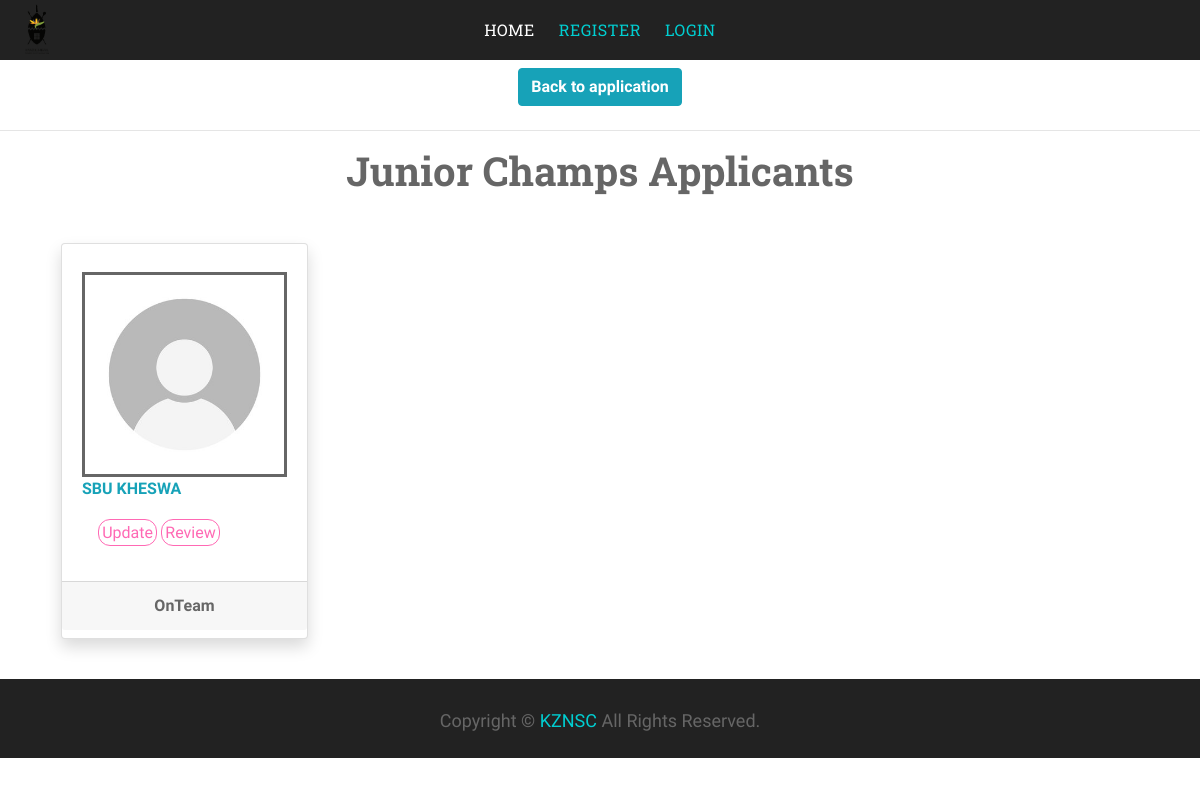
/Applcants/1, run on the app's committed database.
### MyApp/models.py (models this page shows)
class Application(models.Model):
    ApplicationId = models.AutoField(primary_key=True)
    Committee = models.ForeignKey(CommitteeMember,blank=True,null=True,on_delete=models.DO_NOTHING)
    user = models.ForeignKey(User,blank=True,null=True,on_delete=models.CASCADE)
    Federation = models.ForeignKey(Federation,blank=True,null=True,on_delete=models.CASCADE)
    EventName = models.CharField(max_length=255)
    StartDate = models.DateTimeField(max_length=255)
    EndDate = models.DateTimeField(max_length=255)
    HostCity = models.CharField(max_length=255)
    HostProvince =models.CharField(max_length=255)
    ReportSubmitAgreement = models.BooleanField(default=False)
    NumberOfTeam = models.IntegerField(default=0)
    MethodOfSelection = models.CharField(max_length=255)
    SelectionApprovedDate = models.DateField(max_length=255)
    TravelDateTime = models.DateTimeField(max_length=255)
    CodeOfConductAcceped = models.BooleanField(default=False)
    AcceptanceOfTeamAppointment = models.CharField(max_length=300, default='NotProvided')
    EventInvitation  = models.CharField(max_length=300, default='NotProvided')
    ApplicationDate  = models.DateTimeField(default=datetime.now())
    Step = models.CharField(max_length=255, default='start')
    ApplicationStatus = models.CharField(max_length=255, default='Oncreate')
    isHistory = models.BooleanField(default=False)
    DateCreated = models.DateTimeField(default=datetime.now())
    DeclineReason = models.TextField(blank=True, null=True)
    CancelReason = models.TextField(blank=True, null=True)
    is_App_taking = models.BooleanField(default = False)
    ApplicantsClosingDate = models.DateTimeField(default=datetime.now())
    LateAppMotivation = models.TextField(max_length=255)
    ApparelLetters = models.CharField(max_length=300, blank=True, null=True)
    is_lateApplication = models.BooleanField(default=False)

class ApplicantApplication(models.Model):
    ApplicantApplicationId = models.AutoField(primary_key=True, blank=False, null=False)
    Application = models.ForeignKey(Application,blank=True,null=True,on_delete=models.CASCADE)
    SportsPerson = models.ForeignKey(SportsPerson,blank=True,null=True,on_delete=models.CASCADE)
    is_terms_accepted = models.BooleanField(default  = False)
    is_deleted = models.BooleanField(default=False)
    RepresatativeType = models.CharField(max_length=50, default='Athlete')
    RepresatativeLevel = models.CharField(max_length=50, default='Junior')
    status = models.CharField(max_length= 30, default="OnCreate")
    declineReason = models.TextField(blank=True, null=True)

class SportsPerson(models.Model):
    SportsPersonId = models.AutoField(primary_key=True)
    user = models.ForeignKey(User,blank=True,null=True,on_delete=models.CASCADE)
    Id_number = models.CharField(max_length = 13, null =True, blank=True)
    FirstName = models.CharField(max_length=255)
    Surname =models.CharField(max_length=255)
    Gender = models.CharField(max_length=255)
    PhoneNumber = models.CharField(max_length=255)
    Email = models.CharField(max_length=255)
    City = models.CharField(max_length=255)
    Province = models.CharField(max_length=255)
    Date = models.DateTimeField(auto_now=False, auto_now_add=True)
    RepresanativeLeve = models.CharField(max_length=255, default ='1')
    IDCopySubmited = models.BooleanField(default=False,blank=False,null=False)
    AcceptanceofTeamAppointment = models.BooleanField(default=False,blank=False,null=False)
    is_IdNumberValidated = models.BooleanField(default=False)
    is_parent =models.BooleanField(default = False)

### MyApp/views.py (the view)
# urls.py: path('Applcants/<int:applicationId>', views.Applcants, name="Applcants"),
def Applcants(request,applicationId):
    application = get_object_or_404(Application,pk = applicationId)
    Applicants =[]
    AllApplicants = ApplicantApplication.objects.filter(Application = application )
    for Applicant in AllApplicants:
        if Applicant.status == "Pending":
            Applicants.append(Applicant)
        if Applicant.status == "OnTeam":
            print("Pending")
            Applicants.append(Applicant)
    if request.method == 'GET':
        return render(request,'MyApp/Applcants.html', {"application":application,"Applicants": Applicants})

### MyApp/templates/MyApp/Applcants.html (shortened to what this page needs)
{% extends "MyApp/base.html" %}
{% block content %}
    {% load static %}
    <div class="row"  style="display:flex;justify-content:center">
        <div style="padding:0.5rem;">
                <a href="{% url 'Application_review' applicationId=application.ApplicationId  %}" title="" class="btn btn-info">
                    <b>
                        Back to application
                    </b>
                </a>
        </div>
    </div>
    <hr/>
    <h1 class="text-center">
        {{application.EventName}} Applicants
    </h1>
  <div class="container">
    <div style="padding:1rem">
    </div>
    {% if Applicants %}
        <div class="row" style="padding:1rem">
            {% for represantative in Applicants %}
                <div class="col-xl-3 col-md-6 mb-4">
                    <div class="card border-left-primary shadow h-100 py-2">
                        <div class="card-body">
                            <div class="row no-gutters align-items-center" style="display:flex;justify-content:center">
                                <img style="width:inherit; width:100%;border:solid;max-height:320px" src="{% static 'manageProfile/images/DefaultProfile.jpg'%}"/>
                            </div>
                            <div class="row no-gutters align-items-center">
                                <div class="col mr-2" style="display:flex; justify-content: space-between;">
                                    <div class="text-xs font-weight-bold text-info text-uppercase mb-1" >
                                        {{ represantative.SportsPerson.FirstName}} {{represantative.SportsPerson.Surname}}
                                    </div>
                                </div>
                            </div>
                            <div class="row no-gutters align-items-center" style="padding:1rem">
                                <div class="col-auto"  styl="display:flex; justify-content:space-between;align-content:center;color: #FF69B4;justify-content:center" >
                                    {% if user.is_staff != True  %}
                                        <a style="color: #FF69B4;padding:0.2rem;border:solid 1px; border-radius:12px" href="{% url 'update_Representative' applicantApplicationId=represantative.ApplicantApplicationId %}" style="padding:5px">Update</a>
                                    {% endif %}
                                        <a href="{% url 'ApplicantInfo' applicantApplicationId=represantative.ApplicantApplicationId %}" style="color: #FF69B4;padding:0.2rem;border:solid 1px; border-radius:12px">Review</a>
                                </div>
                            </div>
                        </div>
                        <div class="card-footer text-center">
                            <b>{{represantative.status}}</b>
                        </div>
                    </div>
                </div>
            {% endfor%}
        </div>
    {%endif%}
  </div>
{% endblock %}

### MyApp/static/test/css/hover-style.css (style rules this page uses)
body { background-color:#f1f1f2 }

### MyApp/static/test/css/style.css (style rules this page uses)
* { box-sizing: border-box; }
body { color: #666; font-family: 'Raleway', sans-serif; font-weight: 400; background: #ffffff; }
a { color: #222222; transition: 0.5s; }
h1, h2, h3, h4, h5, h6 { font-family: 'Roboto Slab', serif; margin: 0; padding: 0; color: #666; font-weight: 700; }

### data on the page
Application: EventName "Junior Champs"
ApplicantApplication: SportsPerson.FirstName "SBU", SportsPerson.Surname "KHESWA", status "OnTeam"
